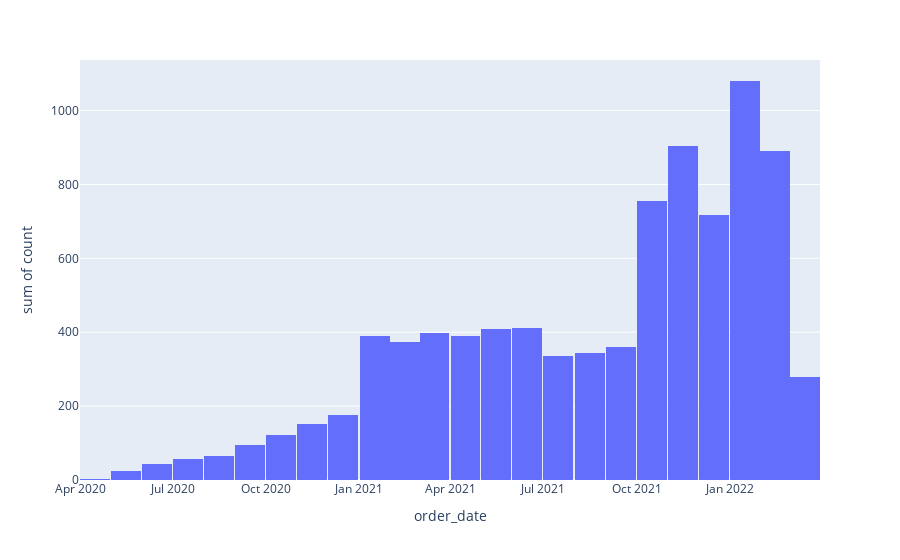

Write notebook code for a chart like this one.
### Code cell
val_counts_orders = orders["order_date"].value_counts().reset_index()
val_counts_orders = val_counts_orders.sort_values("order_date")
px.histogram(val_counts_orders, x="order_date", y="count")

### Figure 1 — Plotly figure (JSON) as saved in the notebook; plotly's stock layout.template omitted (floating-point values rounded to 4 significant figures; data arrays with more than 128 entries replaced by an {"elided": "..."} marker saying what was removed)
{"data": [{"alignmentgroup": "True", "bingroup": "x", "histfunc": "sum", "hovertemplate": "order_date=%{x}<br>sum of count=%{y}<extra></extra>", "legendgroup": "", "marker": {"color": "#636efa", "pattern": {"shape": ""}}, "name": "", "offsetgroup": "", "orientation": "v", "showlegend": false, "type": "histogram", "x": {"elided": "653 str values"}, "xaxis": "x", "y": {"elided": "653 int values"}, "yaxis": "y"}], "layout": {"barmode": "relative", "legend": {"tracegroupgap": 0}, "margin": {"t": 60}, "xaxis": {"anchor": "y", "domain": [0, 1], "title": {"text": "order_date"}}, "yaxis": {"anchor": "x", "domain": [0, 1], "title": {"text": "sum of count"}}}}
